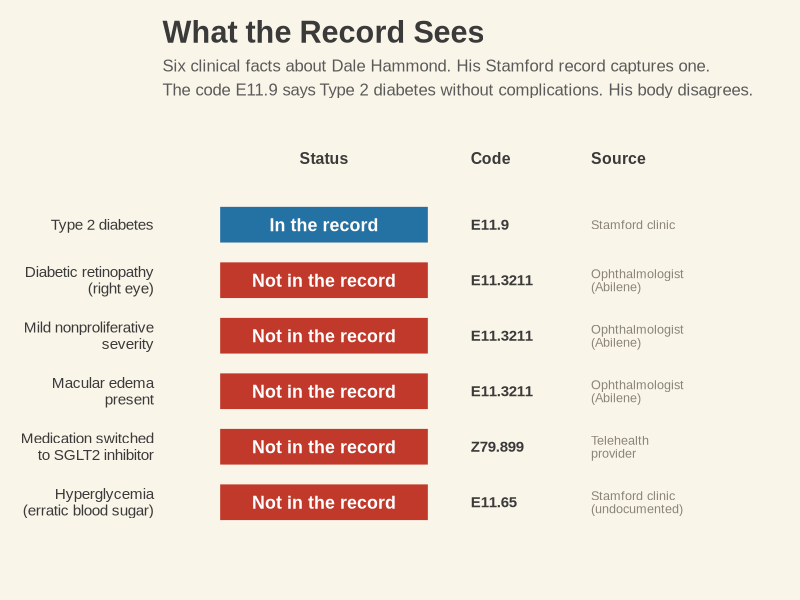
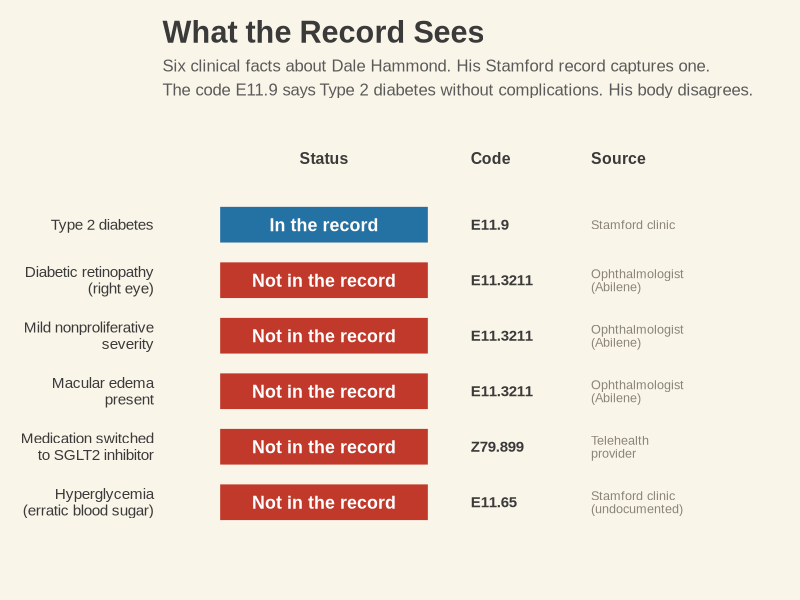

Write R code to recreate these figures, in order.
# Chart 4: What the Record Sees
# Copyright © 2026 Andrew R. Crocker

library(ggplot2)
library(dplyr)

theme_1950s <- function() {
  theme_minimal(base_family = "Arial", base_size = 14) +
    theme(
      plot.background = element_rect(fill = "#FAF5E9", color = NA),
      panel.background = element_rect(fill = "#FAF5E9", color = NA),
      panel.grid.major = element_line(color = "#E6DECA", linewidth = 0.6),
      panel.grid.minor = element_blank(),
      axis.title = element_text(face = "bold", color = "#3A3A3A"),
      axis.text = element_text(color = "#4A4A4A"),
      plot.title = element_text(face = "bold", size = 20, color = "#3A3A3A"),
      plot.subtitle = element_text(size = 13, color = "#5A5A5A"),
      plot.margin = margin(15, 15, 15, 15),
      legend.position = "none"
    )
}

data <- data.frame(
  fact = factor(c(
    "Type 2 diabetes",
    "Diabetic retinopathy\n(right eye)",
    "Mild nonproliferative\nseverity",
    "Macular edema\npresent",
    "Medication switched\nto SGLT2 inhibitor",
    "Hyperglycemia\n(erratic blood sugar)"
  ), levels = rev(c(
    "Type 2 diabetes",
    "Diabetic retinopathy\n(right eye)",
    "Mild nonproliferative\nseverity",
    "Macular edema\npresent",
    "Medication switched\nto SGLT2 inhibitor",
    "Hyperglycemia\n(erratic blood sugar)"
  ))),
  captured = c(1, 0, 0, 0, 0, 0),
  code_needed = c("E11.9", "E11.3211", "E11.3211", "E11.3211",
                   "Z79.899", "E11.65"),
  source = c(
    "Stamford clinic",
    "Ophthalmologist\n(Abilene)",
    "Ophthalmologist\n(Abilene)",
    "Ophthalmologist\n(Abilene)",
    "Telehealth\nprovider",
    "Stamford clinic\n(undocumented)"
  )
)

data <- data %>%
  mutate(
    fill = ifelse(captured == 1, "#2471A3", "#C0392B"),
    status_label = ifelse(captured == 1, "In the record", "Not in the record")
  )

p <- ggplot(data, aes(y = fact, x = 1)) +
  geom_tile(aes(fill = fill), width = 1.6, height = 0.75,
            color = "#FAF5E9", linewidth = 2) +
  scale_fill_identity() +
  geom_text(aes(x = 1, label = status_label),
            color = "white", size = 4.5, fontface = "bold", family = "Arial") +
  geom_text(aes(x = 2.1, label = code_needed),
            color = "#3A3A3A", size = 3.8, fontface = "bold", family = "Arial",
            hjust = 0) +
  geom_text(aes(x = 3.0, label = source),
            color = "#8A8478", size = 3.2, family = "Arial",
            hjust = 0, lineheight = 0.85) +
  annotate("text", x = 1, y = 7.2, label = "Status", fontface = "bold",
           size = 4, color = "#3A3A3A", family = "Arial") +
  annotate("text", x = 2.1, y = 7.2, label = "Code", fontface = "bold",
           size = 4, color = "#3A3A3A", family = "Arial", hjust = 0) +
  annotate("text", x = 3.0, y = 7.2, label = "Source", fontface = "bold",
           size = 4, color = "#3A3A3A", family = "Arial", hjust = 0) +
  coord_cartesian(xlim = c(0, 4.2), ylim = c(0.3, 7.5)) +
  labs(
    title = "What the Record Sees",
    subtitle = "Six clinical facts about Dale Hammond. His Stamford record captures one.\nThe code E11.9 says Type 2 diabetes without complications. His body disagrees."
  ) +
  theme_1950s() +
  theme(
    panel.grid.major = element_blank(),
    axis.text.x = element_blank(),
    axis.text.y = element_text(size = 11, color = "#3A3A3A", hjust = 1),
    axis.title = element_blank(),
    plot.title = element_text(size = 22),
    plot.subtitle = element_text(size = 12, lineheight = 1.2)
  )

print(p)
ggsave("~/Downloads/chart4_what_the_record_sees.png", p, width = 16, height = 9,
       units = "in", dpi = 150, bg = "#FAF5E9")
